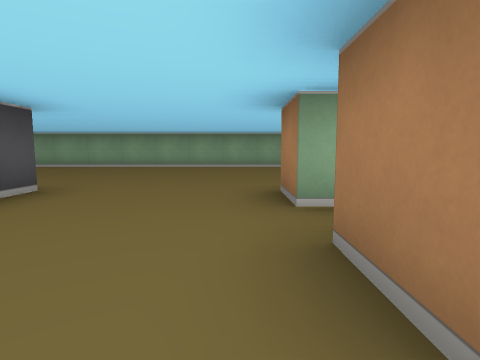
view 1 (above)

23 first-person views from a walk through a cub3D ray-caster map. The camera is about half as high as the walls, tilts 6° down and sees 80° across. The floor is counted in squares. Each view is taken from the middle of a square. On the plan, view 1 faces up. The plan holds only what a view shows up to about 9 squares ahead; the rest is blank.

view 2
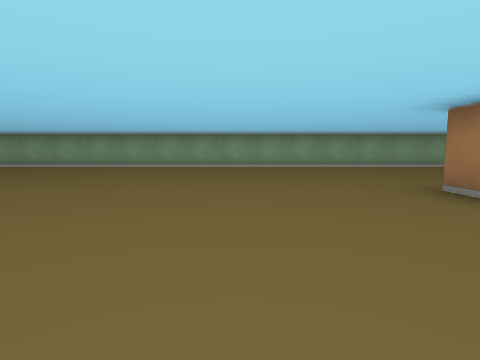

view 3
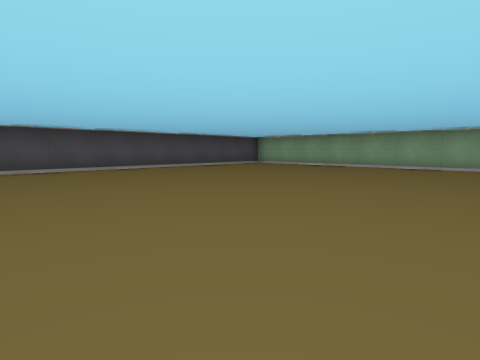

view 4
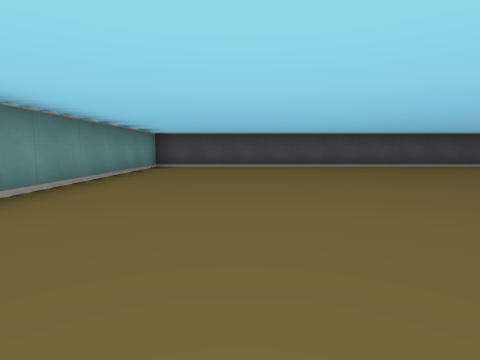

view 5
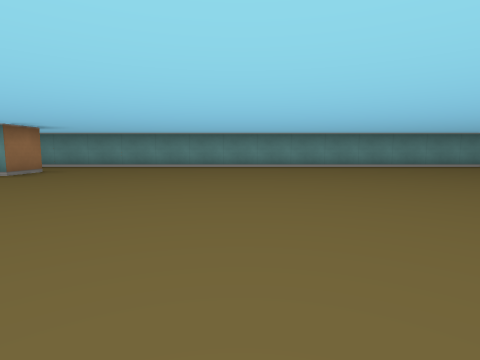

view 6
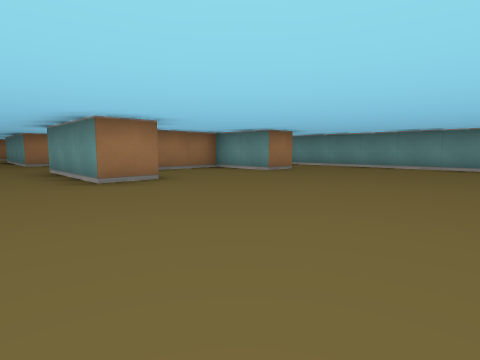

view 7
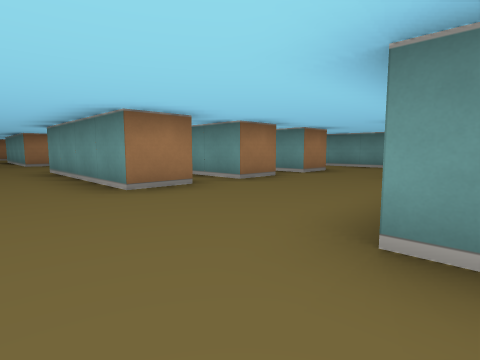

view 8
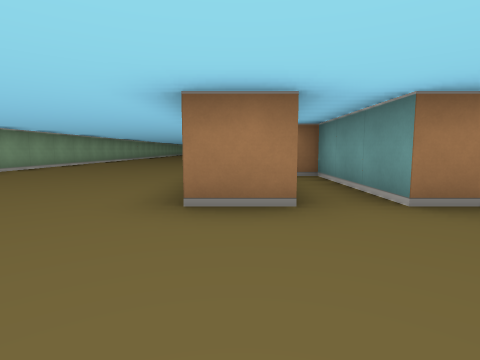

view 9
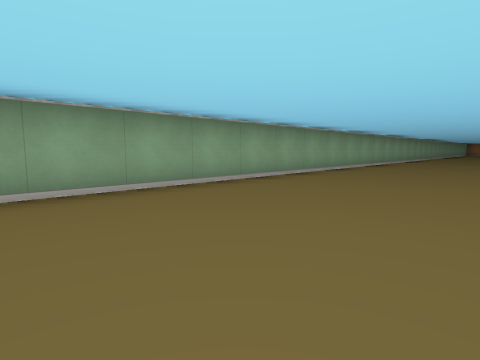

view 10
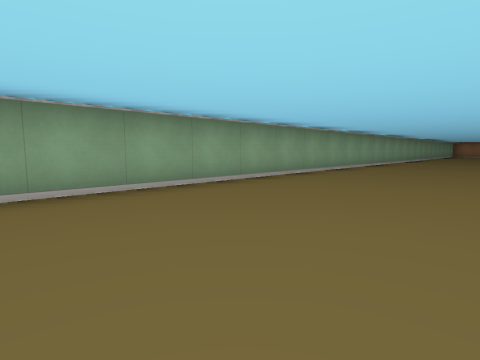

view 11
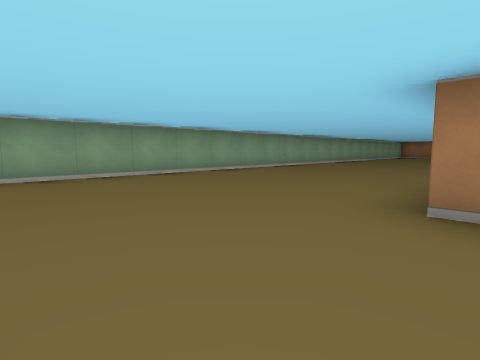

view 12
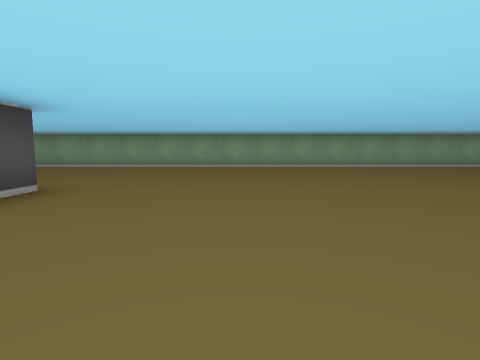

view 13
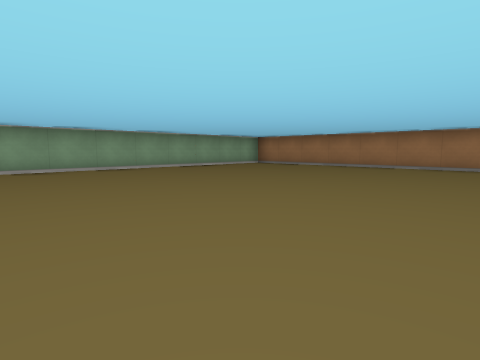

view 14
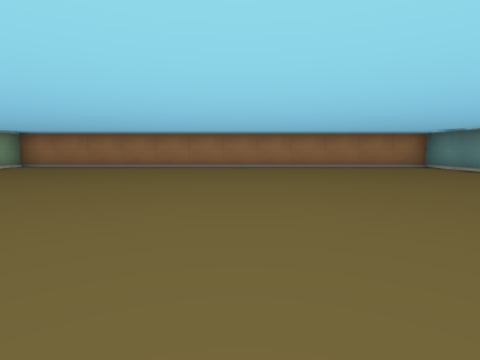

view 15
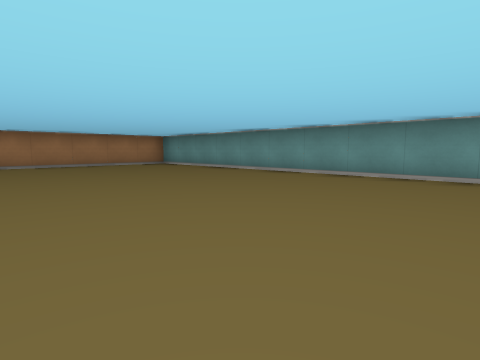

view 16
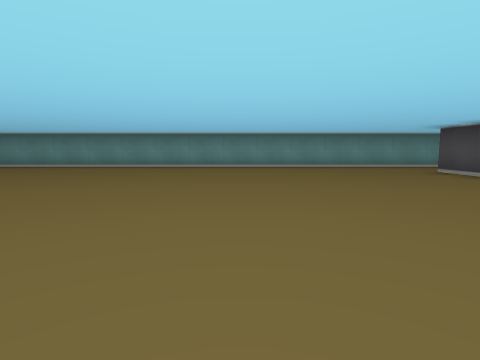

view 17
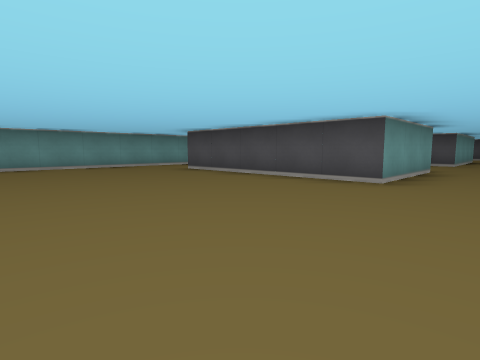

view 18
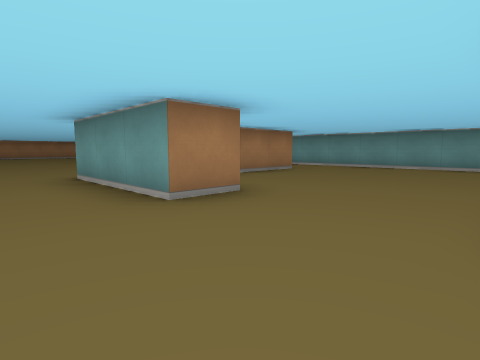

view 19
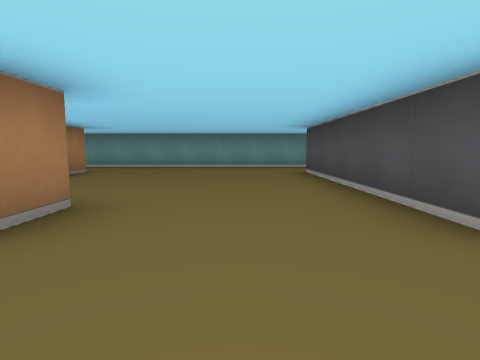

view 20
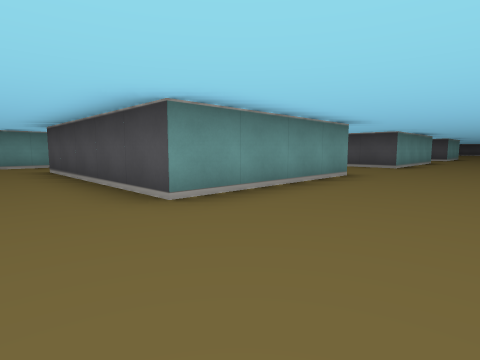

view 21
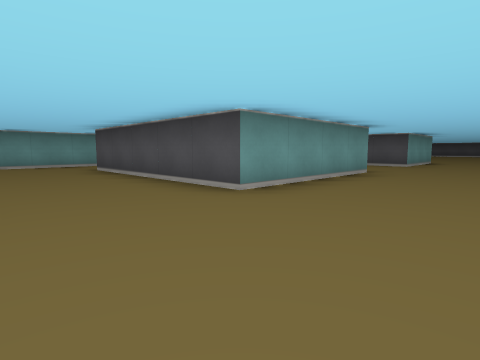

view 22
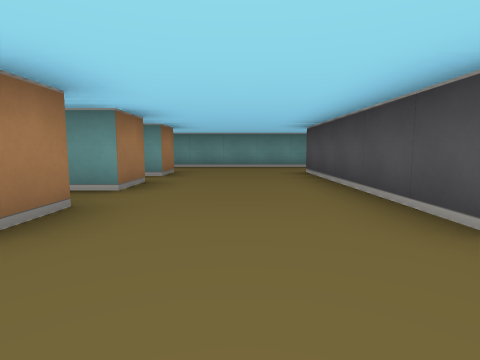

view 23
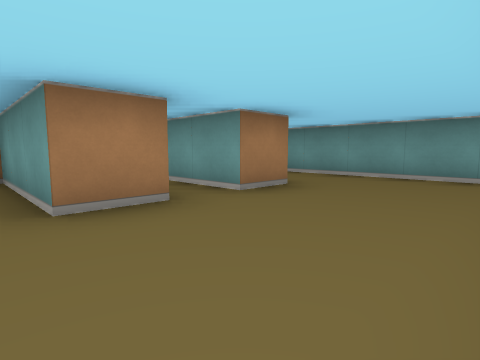

### Floor plan
Points are (right, up) in squares from view 1. A wall is a line through its corners. A room is listed if a view was taken in it or the views show most of it. See-through windows are left out.
Room 1 (views 1, 2, 3, 4, 5, 6, 7, 8, 9, 10, 11, 12, 13, 14, 15, 16, 17, 18, 19, 20, 21, 22, 23)
walls: (7.5, 2.5) (7.5, 3.5) (11.5, 3.5) (11.5, -1.5); (7.5, 0.4) (7.5, 1.5) (10.5, 1.5); (7.5, -1.5) (7.5, -0.5) (9.2, -0.5); (0.5, 2.4) (0.5, 3.5) (4.5, 3.5) (4.5, -1.5); (0.5, 0.5) (0.5, 1.5) (3.5, 1.5) (3.5, 2); (3.8, -3.5) (9, -3.5); (14.5, 2.5) (14.5, 3.5) (17.5, 3.5) (17.5, -1.5); (11, -3.5) (31.5, -3.5) (31.5, 8.5) (30.8, 8.5); (0.5, -1.6) (0.5, -0.5) (1.4, -0.5); (-0.2, -3.5) (1.4, -3.5); (16.5, -1.6) (16.5, 0.5); (-5.5, 2.4) (-5.5, 3.5) (-2.5, 3.5) (-2.5, 2.6); (-5.5, -1.6) (-5.5, -0.5) (-3.5, -0.5) (-3.5, 1.5); (28.4, 8.5) (-15.4, 8.5); (-18.5, 6.1) (-18.5, -3.5) (-4.1, -3.5)

Where each view was taken, in squares from view 1:
view 1: 0 up, 0 right, facing up
view 2: 0 up, 8 left, facing up
view 3: 0 up, 11 left, facing up-left
view 4: 1 down, 10 left, facing left
view 5: 5 up, 10 left, facing down
view 6: 5 up, 10 left, facing down-right
view 7: 5 up, 3 left, facing down-right
view 8: 3 up, 2 left, facing right
view 9: 5 up, 2 right, facing up-right
view 10: 5 up, 8 right, facing up-right
view 11: 3 up, 12 right, facing up-right
view 12: 0 up, 20 right, facing up
view 13: 1 up, 23 right, facing up-right
view 14: 2 up, 23 right, facing right
view 15: 2 up, 22 right, facing down-right
view 16: 5 up, 22 right, facing down
view 17: 5 up, 22 right, facing down-left
view 18: 5 up, 12 right, facing down-right
view 19: 5 up, 13 right, facing down
view 20: 6 up, 13 right, facing down-left
view 21: 6 up, 7 right, facing down-left
view 22: 5 up, 6 right, facing down
view 23: 2 up, 5 right, facing down-right
